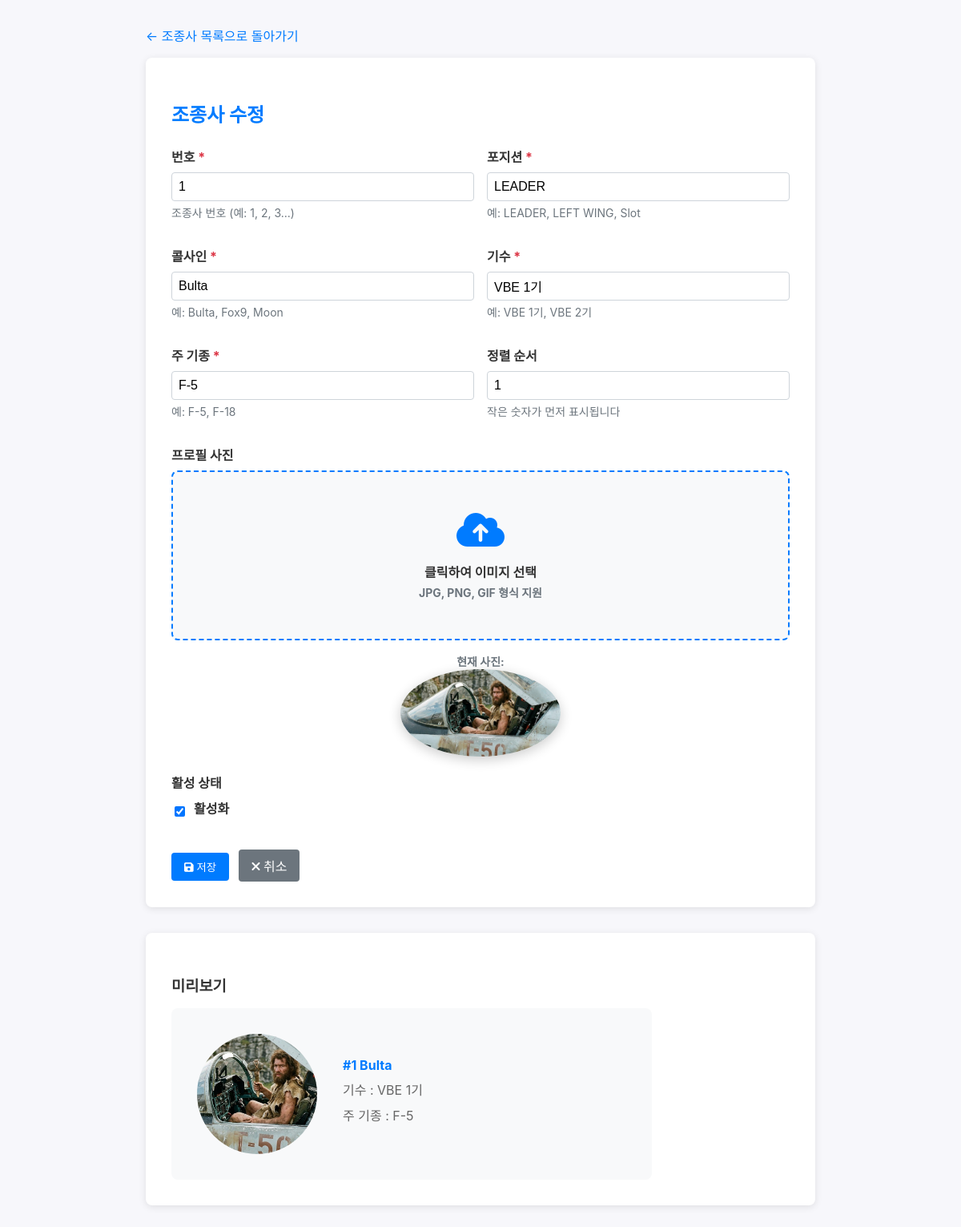
/admin/pilots/41/edit (signed in), run on the app's committed database.
### tables this page shows
CREATE TABLE pilots (
			id INTEGER PRIMARY KEY AUTOINCREMENT,
			number INTEGER NOT NULL,
			position TEXT NOT NULL,
			callsign TEXT NOT NULL,
			generation TEXT NOT NULL,
			aircraft TEXT NOT NULL,
			photo_url TEXT,
			order_num INTEGER DEFAULT 0,
			is_active INTEGER DEFAULT 1,
			created_at TIMESTAMP DEFAULT CURRENT_TIMESTAMP,
			updated_at TIMESTAMP DEFAULT CURRENT_TIMESTAMP
		);

### app.py (the view, shortened to what this page needs)
@app.route('/admin/pilots/<int:pilot_id>/edit', methods=['GET', 'POST'])
@login_required
def admin_pilot_edit(pilot_id):
	conn = get_db()
	pilot = conn.execute('SELECT * FROM pilots WHERE id = ?', (pilot_id,)).fetchone()
	conn.close()
	if not pilot:
		flash('조종사를 찾을 수 없습니다.', 'error')
		return redirect(url_for('admin_pilots'))
	return render_template('admin/pilot_form.html', pilot=pilot)

### app.py (called while the page is built)
def get_db():
	conn = sqlite3.connect(DATABASE)
	conn.row_factory = sqlite3.Row
	return conn

def login_required(f):
	@wraps(f)
	def decorated_function(*args, **kwargs):
		if 'logged_in' not in session:
			flash('로그인이 필요합니다.', 'error')
			return redirect(url_for('admin_login'))
		return f(*args, **kwargs)
	return decorated_function

### templates/admin/pilot_form.html (shortened to what this page needs)
<!DOCTYPE html>
<html lang="ko">
  <head>
    <link rel="stylesheet" href="/static/style.css?v=915" />
    <link
      rel="stylesheet"
      href="https://cdnjs.cloudflare.com/ajax/libs/font-awesome/6.0.0/css/all.min.css"
    />
  </head>
  <body>
    <div class="admin-container">
      <div style="margin-bottom: 1rem">
        <a
          href="{{ url_for('admin_pilots') }}"
          style="color: #007bff; text-decoration: none"
          >← 조종사 목록으로 돌아가기</a
        >
      </div>
      <div class="form-container">
        <h2>{% if pilot %}조종사 수정{% else %}조종사 추가{% endif %}</h2>
        <form method="POST" enctype="multipart/form-data">
          <div class="row">
            <div class="col">
              <div class="form-group">
                <label for="number">번호 <span class="required">*</span></label>
                <input
                  type="number"
                  id="number"
                  name="number"
                  value="{% if pilot %}{{ pilot.number }}{% endif %}"
                  required
                  min="1"
                  max="99"
                />
                <small class="form-text">조종사 번호 (예: 1, 2, 3...)</small>
              </div>
            </div>
            <div class="col">
              <div class="form-group">
                <label for="position"
                  >포지션 <span class="required">*</span></label
                >
                <input
                  type="text"
                  id="position"
                  name="position"
                  value="{% if pilot %}{{ pilot.position }}{% endif %}"
                  required
                  maxlength="100"
                />
                <small class="form-text">예: LEADER, LEFT WING, Slot</small>
              </div>
            </div>
          </div>
          <div class="row">
            <div class="col">
              <div class="form-group">
                <label for="callsign"
                  >콜사인 <span class="required">*</span></label
                >
                <input
                  type="text"
                  id="callsign"
                  name="callsign"
                  value="{% if pilot %}{{ pilot.callsign }}{% endif %}"
                  required
                  maxlength="100"
                />
                <small class="form-text">예: Bulta, Fox9, Moon</small>
              </div>
            </div>
            <div class="col">
              <div class="form-group">
                <label for="generation"
                  >기수 <span class="required">*</span></label
                >
                <input
                  type="text"
                  id="generation"
                  name="generation"
                  value="{% if pilot %}{{ pilot.generation }}{% endif %}"
                  required
                  maxlength="50"
                />
                <small class="form-text">예: VBE 1기, VBE 2기</small>
              </div>
            </div>
          </div>
          <div class="row">
            <div class="col">
              <div class="form-group">
                <label for="aircraft"
                  >주 기종 <span class="required">*</span></label
                >
                <input
                  type="text"
                  id="aircraft"
                  name="aircraft"
                  value="{% if pilot %}{{ pilot.aircraft }}{% endif %}"
                  required
                  maxlength="50"
                />
                <small class="form-text">예: F-5, F-18</small>
              </div>
            </div>
            <div class="col">
              <div class="form-group">
                <label for="order_num">정렬 순서</label>
                <input
                  type="number"
                  id="order_num"
                  name="order_num"
                  value="{% if pilot %}{{ pilot.order_num }}{% else %}0{% endif %}"
                  min="0"
                />
                <small class="form-text">작은 숫자가 먼저 표시됩니다</small>
              </div>
            </div>
          </div>
          <div class="form-group">
            <label for="photo">프로필 사진</label>
            <div class="file-upload-wrapper">
              <label for="photo" class="file-upload-label">
                <div class="file-upload-content">
                  <i class="fas fa-cloud-upload-alt file-upload-icon"></i>
                  <div>클릭하여 이미지 선택</div>
                  <small class="form-text">JPG, PNG, GIF 형식 지원</small>
                </div>
              </label>
            </div>
            {% if pilot and pilot.photo_url %}
            <div class="current-photo">
              <small class="form-text"><strong>현재 사진:</strong></small>
              <img src="{{ pilot.photo_url }}" alt="{{ pilot.callsign }}" />
            </div>
            {% endif %}
          </div>
          <div class="form-group">
            <label>활성 상태</label>
            <div class="form-check">
              <input
                type="checkbox"
                id="is_active"
                name="is_active"
                {%
                if
                not
                pilot
                or
                pilot.is_active
                %}checked{%
                endif
                %}
              />
              <label for="is_active">활성화</label>
            </div>
          </div>
          <div style="margin-top: 2rem">
            <button type="submit" class="btn btn-primary">
              <i class="fas fa-save"></i> 저장
            </button>
            <a href="{{ url_for('admin_pilots') }}" class="btn btn-secondary">
              <i class="fas fa-times"></i> 취소
            </a>
          </div>
        </form>
      </div>
      {% if pilot %}
      <div class="preview-card">
        <h3 style="color: #333; margin-bottom: 1rem">미리보기</h3>
        <div
          style="
            max-width: 600px;
            background: #f8f9fa;
            padding: 2rem;
            border-radius: 8px;
            display: flex;
            align-items: center;
            gap: 2rem;
          "
        >
          <img
            src="{{ pilot.photo_url if pilot.photo_url else '/static/members/moon.jpeg' }}"
            alt="{{ pilot.callsign }}"
            style="
              width: 150px;
              height: 150px;
              border-radius: 50%;
              object-fit: cover;
            "
          />
          <div>
            <h4 style="color: #007bff; margin: 0 0 0.5rem 0">
              #{{ pilot.number }} {{ pilot.callsign }}
            </h4>
            <p style="margin: 0.5rem 0; color: #666">
              기수 : {{ pilot.generation }}
            </p>
            <p style="margin: 0.5rem 0; color: #666">
              주 기종 : {{ pilot.aircraft }}
            </p>
          </div>
        </div>
      </div>
      {% endif %}
    </div>
  </body>
</html>

### static/style.css (style rules this page uses)
:root { --bg:#f7f7fb; --accent:#0b5fff; --text:#222; }
* { box-sizing:border-box }
html, body { overflow-x:hidden;width:100%;max-width:100vw }
body { margin:0;padding:0;font-family: -apple-system, BlinkMacSystemFont, "Segoe UI", Roboto, "Noto Sans KR", "Helvetica Neue", Arial; color:var(--text); background:var(--bg) }
a, a:visited, a:hover, a:active { text-decoration: none; color: inherit; }
.btn { display:inline-block;background:var(--accent);color:#fff;padding:.6rem 1rem;border-radius:6px;text-decoration:none }

### templates/admin/pilot_form.html (style rules this page uses)
body { background: #f7f7fb; }
.admin-container { max-width: 900px; margin: 0 auto; padding: 2rem; }
.form-container { background: white; padding: 2rem; border-radius: 8px; box-shadow: 0 2px 10px rgba(0, 0, 0, 0.1); }
h2 { color: #007bff; margin-bottom: 1.5rem; }
.form-group { margin-bottom: 1rem; }
label { display: block; margin-bottom: 0.5rem; font-weight: bold; color: #333; }
.required { color: #dc3545; }
input[type="text"], input[type="number"] { width: 100%; padding: 0.5rem; border: 1px solid #ced4da; border-radius: 4px; font-size: 1rem; }
.form-text { font-size: 0.875rem; color: #6c757d; margin-top: 0.25rem; display: block; }
.form-check { display: flex; align-items: center; gap: 0.5rem; }
.btn { padding: 0.5rem 1rem; border: none; border-radius: 4px; text-decoration: none; cursor: pointer; display: inline-block; margin-right: 0.5rem; }
.btn-primary { background: #007bff; color: white; }
.btn-secondary { background: #6c757d; color: white; }
.row { display: flex; gap: 1rem; margin-bottom: 1rem; }
.col { flex: 1; }
.preview-card { background: white; margin-top: 2rem; padding: 2rem; border-radius: 8px; box-shadow: 0 2px 10px rgba(0, 0, 0, 0.1); }
.file-upload-wrapper { position: relative; margin-bottom: 1rem; }
.file-upload-label { display: flex; align-items: center; justify-content: center; padding: 3rem 2rem; background: #f8f9fa; border: 2px dashed #007bff; border-radius: 8px; cursor: pointer; transition: all 0.3s; }
.file-upload-content { text-align: center; }
.file-upload-icon { font-size: 48px; color: #007bff; margin-bottom: 1rem; }
.current-photo { margin-top: 1rem; text-align: center; }
.current-photo img { max-width: 200px; max-height: 200px; border-radius: 50%; object-fit: cover; box-shadow: 0 4px 15px rgba(0, 0, 0, 0.2); }

### data on the page
pilots: number "1", position "LEADER", callsign "Bulta", generation "VBE 1기", aircraft "F-5", order_num "1", photo_url (picture), is_active "☑", photo_url+callsign (picture)
